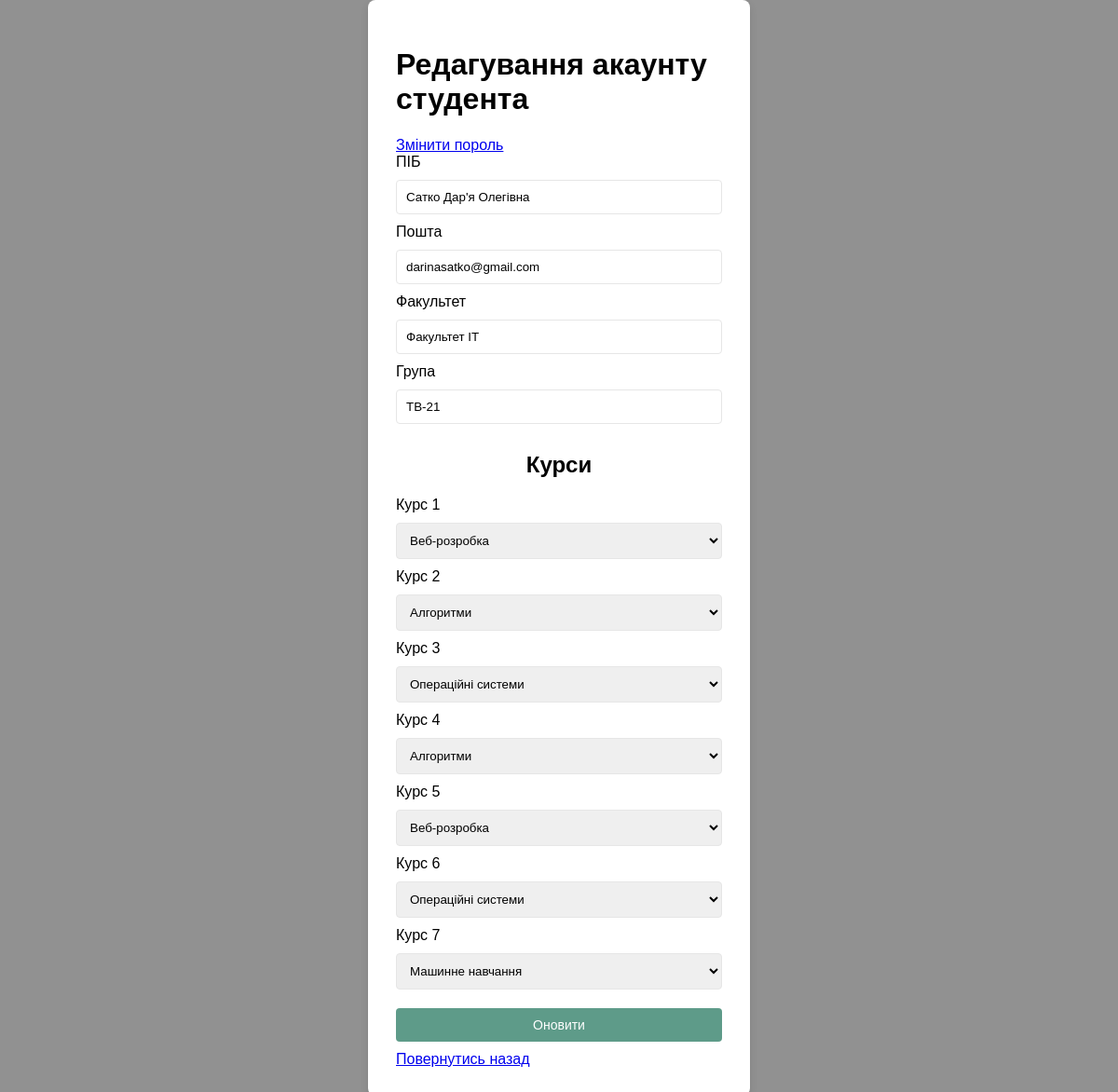
/update_student_profile.php (signed in), run on the app's committed database.
### tables this page shows
CREATE TABLE `users` (
  `id` int(5) UNSIGNED NOT NULL,
  `full_name` varchar(50) NOT NULL,
  `login` varchar(50) NOT NULL,
  `email` varchar(50) NOT NULL,
  `password` varchar(70) NOT NULL,
  `u_group` varchar(10) NOT NULL,
  `faculty` varchar(50) NOT NULL,
  `role` varchar(20) NOT NULL
);

CREATE TABLE `courses` (
  `id` int(5) NOT NULL,
  `id_user` int(10) NOT NULL,
  `id_admin` int(10) NOT NULL,
  `course1` varchar(50) NOT NULL,
  `course2` varchar(50) NOT NULL,
  `course3` varchar(50) NOT NULL,
  `course4` varchar(50) NOT NULL,
  `course5` varchar(50) NOT NULL,
  `course6` varchar(50) NOT NULL,
  `course7` varchar(50) NOT NULL
);

### update_student_profile.php (the view, shortened to what this page needs)
<?php
include 'db_connect.php';
$student_id = $_SESSION['user']['id'];
$stmt = $conn->prepare("SELECT full_name, faculty, u_group, email FROM users WHERE id = ?");
$stmt->bind_param("i", $student_id);
$stmt->execute();
$student_data = $stmt->get_result()->fetch_assoc();
$stmt = $conn->prepare("SELECT * FROM courses WHERE id_user = ?");
$stmt->bind_param("i", $student_id);
$stmt->execute();
$courses = $stmt->get_result()->fetch_assoc();
?>
<!DOCTYPE html>
<html lang="uk">
<head>
    <link rel="stylesheet" href="styles.css">
</head>
<body>
    <div class="container">
        <h1>Редагування акаунту студента</h1>
        <a type="submit", href="update_password.php">Змінити пороль</a>
        <form action="update_student_profile.php" method="post">
            <label for="full_name">ПІБ</label>
            <input type="text" name="full_name" value="<?php echo htmlspecialchars($student_data['full_name'] ?? ''); ?>" required>
            <label for="email">Пошта</label>
            <input type="email" name="email" value="<?php echo htmlspecialchars($student_data['email'] ?? ''); ?>" required>
            <label for="faculty">Факультет</label>
            <input type="text" name="faculty" value="<?php echo htmlspecialchars($student_data['faculty'] ?? ''); ?>" required>
            <label for="u_group">Група</label>
            <input type="text" name="u_group" value="<?php echo htmlspecialchars($student_data['u_group'] ?? ''); ?>" required>
            <h2>Курси</h2>
            <?php
            $available_courses = [
                "Веб-розробка",
                "Алгоритми",
                "Бази даних",
                "Комп'ютерні мережі",
                "Операційні системи",
                "Машинне навчання",
                "Кібербезпека"
            ];
            for ($i = 1; $i <= 7; $i++):
            ?>
                <label for="course<?php echo $i; ?>">Курс <?php echo $i; ?></label>
                <select name="course<?php echo $i; ?>">
                    <?php foreach ($available_courses as $course): ?>
                        <option value="<?php echo $course; ?>" <?php echo ($courses['course' . $i] ?? '') == $course ? 'selected' : ''; ?>>
                            <?php echo $course; ?>
                        </option>
                    <?php endforeach; ?>
                </select>
            <?php endfor; ?>
            <button type="submit">Оновити</button>
        </form>
        <a href="student_cabinet.php">Повернутись назад</a>
    </div>
</body>
</html>

### styles.css (style rules this page uses)
body { font-family: Arial, sans-serif; background-color: #919191; display: flex; justify-content: center; align-items: center; height: 100vh; margin: 0; }
.container { background-color: white; padding: 30px; border-radius: 8px; box-shadow: 0 4px 10px rgba(0, 0, 0, 0.1); width: 350px; }
h2 { text-align: center; margin-bottom: 20px; }
form { display: flex; flex-direction: column; }
input, select, button { margin: 10px 0; padding: 10px; border: 1px solid #e6e6e6; border-radius: 4px; }
button { background-color: #5e9b89; color: white; border: none; cursor: pointer; transition: background-color 0.3s; }

### update_student_profile.php (style rules this page uses)
.container { width: 70%; margin: auto; }
button, a.btn { padding: 8px 16px; font-size: 14px; }

### data on the page
users: full_name "Сатко Дар'я Олегівна", email "darinasatko@gmail.com", faculty "Факультет ІТ", u_group "ТВ-21"
courses: course1 "Веб-розробка", course2 "Алгоритми", course3 "Операційні системи", course4 "Алгоритми", course5 "Веб-розробка", course6 "Операційні системи", course7 "Машинне навчання"
